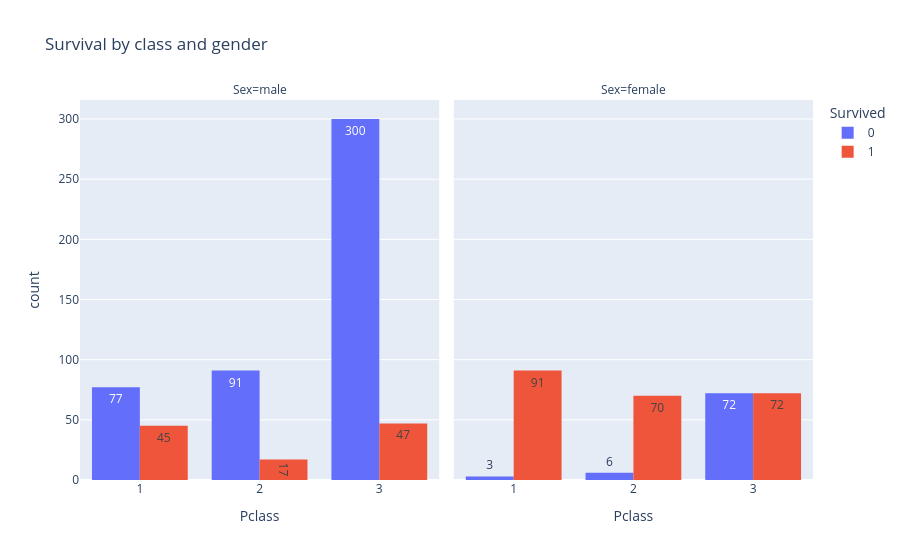

The notebook cell saved with this chart:
### Markdown cell above
Теперь разобьем данные по трем категориальным переменным: полу, классу и выживаемости.

### Code cell
# используем новый параметр facet_col = 'Sex'
px.histogram(titanic,
             x = 'Pclass',
             color = 'Survived',
             facet_col = 'Sex',
             barmode = 'group',
             text_auto = True,
             title = 'Survival by class and gender')

### Figure 1 — Plotly figure (JSON) as saved in the notebook; plotly's stock layout.template omitted (floating-point values rounded to 4 significant figures; data arrays with more than 128 entries replaced by an {"elided": "..."} marker saying what was removed)
{"data": [{"alignmentgroup": "True", "bingroup": "x", "hovertemplate": "Survived=0<br>Sex=male<br>Pclass=%{x}<br>count=%{y}<extra></extra>", "legendgroup": "0", "marker": {"color": "#636efa", "pattern": {"shape": ""}}, "name": "0", "offsetgroup": "0", "orientation": "v", "showlegend": true, "texttemplate": "%{value}", "type": "histogram", "x": {"elided": "468 int values"}, "xaxis": "x", "yaxis": "y"}, {"alignmentgroup": "True", "bingroup": "x", "hovertemplate": "Survived=0<br>Sex=female<br>Pclass=%{x}<br>count=%{y}<extra></extra>", "legendgroup": "0", "marker": {"color": "#636efa", "pattern": {"shape": ""}}, "name": "0", "offsetgroup": "0", "orientation": "v", "showlegend": false, "texttemplate": "%{value}", "type": "histogram", "x": [3, 3, 3, 3, 3, 2, 3, 3, 3, 3, 3, 3, 3, 3, 3, 3, 3, 1, 3, 2, 3, 3, 3, 3, 3, 3, 3, 3, 3, 3, 1, 2, 2, 3, 3, 3, 3, 3, 3, 3, 3, 3, 3, 3, 3, 1, 3, 3, 3, 3, 3, 3, 3, 3, 3, 3, 3, 3, 3, 3, 3, 3, 3, 3, 3, 3, 3, 3, 3, 2, 3, 3, 3, 3, 3, 3, 2, 3, 3, 3, 3], "xaxis": "x2", "yaxis": "y2"}, {"alignmentgroup": "True", "bingroup": "x", "hovertemplate": "Survived=1<br>Sex=male<br>Pclass=%{x}<br>count=%{y}<extra></extra>", "legendgroup": "1", "marker": {"color": "#EF553B", "pattern": {"shape": ""}}, "name": "1", "offsetgroup": "1", "orientation": "v", "showlegend": true, "texttemplate": "%{value}", "type": "histogram", "x": [2, 2, 1, 3, 1, 3, 3, 2, 3, 1, 3, 3, 3, 3, 3, 2, 1, 2, 3, 3, 1, 3, 1, 2, 1, 3, 3, 3, 3, 3, 2, 1, 3, 1, 3, 2, 3, 1, 1, 3, 3, 2, 3, 3, 1, 3, 1, 1, 1, 1, 3, 1, 1, 3, 1, 3, 3, 1, 2, 2, 2, 1, 3, 3, 2, 1, 3, 1, 1, 1, 1, 1, 3, 1, 1, 3, 1, 1, 1, 3, 2, 1, 1, 1, 3, 1, 1, 3, 1, 1, 1, 1, 3, 3, 2, 3, 3, 1, 3, 3, 3, 2, 3, 2, 3, 1, 1, 3, 1], "xaxis": "x", "yaxis": "y"}, {"alignmentgroup": "True", "bingroup": "x", "hovertemplate": "Survived=1<br>Sex=female<br>Pclass=%{x}<br>count=%{y}<extra></extra>", "legendgroup": "1", "marker": {"color": "#EF553B", "pattern": {"shape": ""}}, "name": "1", "offsetgroup": "1", "orientation": "v", "showlegend": false, "texttemplate": "%{value}", "type": "histogram", "x": {"elided": "233 int values"}, "xaxis": "x2", "yaxis": "y2"}], "layout": {"annotations": [{"font": {}, "showarrow": false, "text": "Sex=male", "x": 0.245, "xanchor": "center", "xref": "paper", "y": 1, "yanchor": "bottom", "yref": "paper"}, {"font": {}, "showarrow": false, "text": "Sex=female", "x": 0.755, "xanchor": "center", "xref": "paper", "y": 1, "yanchor": "bottom", "yref": "paper"}], "barmode": "group", "legend": {"title": {"text": "Survived"}, "tracegroupgap": 0}, "title": {"text": "Survival by class and gender"}, "xaxis": {"anchor": "y", "domain": [0, 0.49], "title": {"text": "Pclass"}}, "xaxis2": {"anchor": "y2", "domain": [0.51, 1], "matches": "x", "title": {"text": "Pclass"}}, "yaxis": {"anchor": "x", "domain": [0, 1], "title": {"text": "count"}}, "yaxis2": {"anchor": "x2", "domain": [0, 1], "matches": "y", "showticklabels": false}}}
